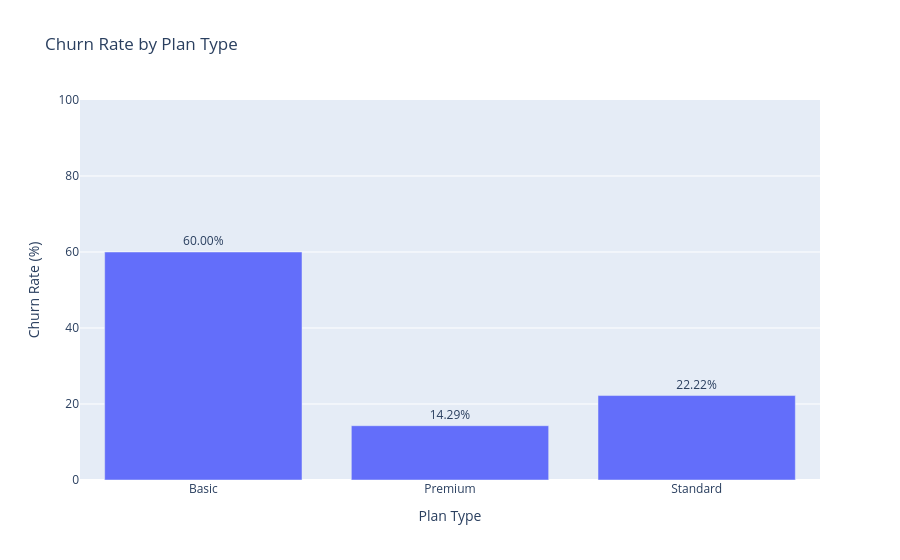

The notebook cell saved with this chart:
### Markdown cell above
churn by plan type

### Code cell
import plotly.express as px

churn_plan = (
    df_visual.groupby('plan_type')['churn_flag']
    .mean()
    .reset_index()
)

churn_plan['churn_rate'] = churn_plan['churn_flag'] * 100

fig = px.bar(
    churn_plan,
    x='plan_type',
    y='churn_rate',
    text='churn_rate',
    title='Churn Rate by Plan Type',
    labels={
        'plan_type': 'Plan Type',
        'churn_rate': 'Churn Rate (%)'
    },
    hover_data={'churn_rate': ':.2f'}
)

fig.update_traces(
    texttemplate='%{text:.2f}%',
    textposition='outside'
)

fig.update_layout(
    yaxis_range=[0, 100],
    hovermode='x unified'
)

fig.show()
fig.write_image("churn_rate_by_plan.png")

### Figure 1 — Plotly figure (JSON) as saved in the notebook; plotly's stock layout.template omitted (floating-point values rounded to 4 significant figures)
{"data": [{"hovertemplate": "Plan Type=%{x}<br>Churn Rate (%)=%{text:.2f}<extra></extra>", "legendgroup": "", "marker": {"color": "#636efa", "pattern": {"shape": ""}}, "name": "", "orientation": "v", "showlegend": false, "text": [60.0, 14.29, 22.22], "textposition": "outside", "texttemplate": "%{text:.2f}%", "type": "bar", "x": ["Basic", "Premium", "Standard"], "xaxis": "x", "y": [60.0, 14.29, 22.22], "yaxis": "y"}], "layout": {"barmode": "relative", "hovermode": "x unified", "legend": {"tracegroupgap": 0}, "title": {"text": "Churn Rate by Plan Type"}, "xaxis": {"anchor": "y", "domain": [0, 1], "title": {"text": "Plan Type"}}, "yaxis": {"anchor": "x", "domain": [0, 1], "range": [0, 100], "title": {"text": "Churn Rate (%)"}}}}
